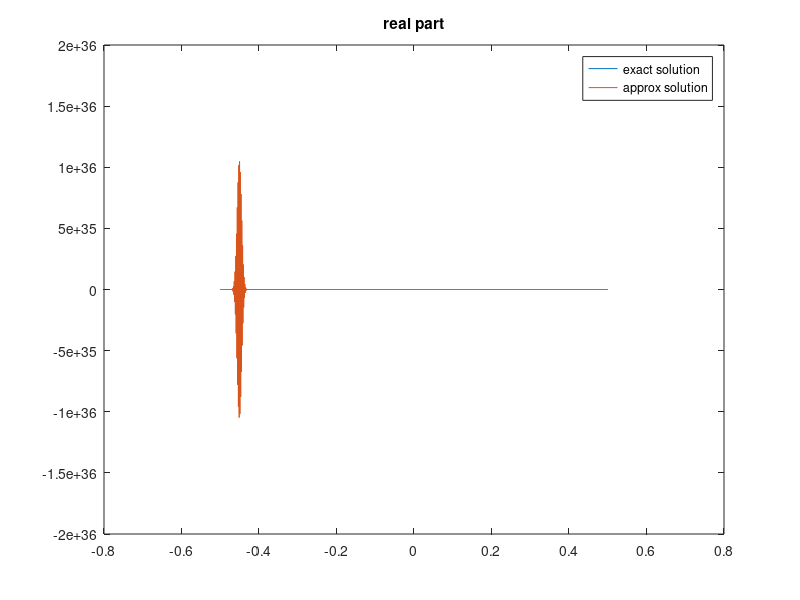
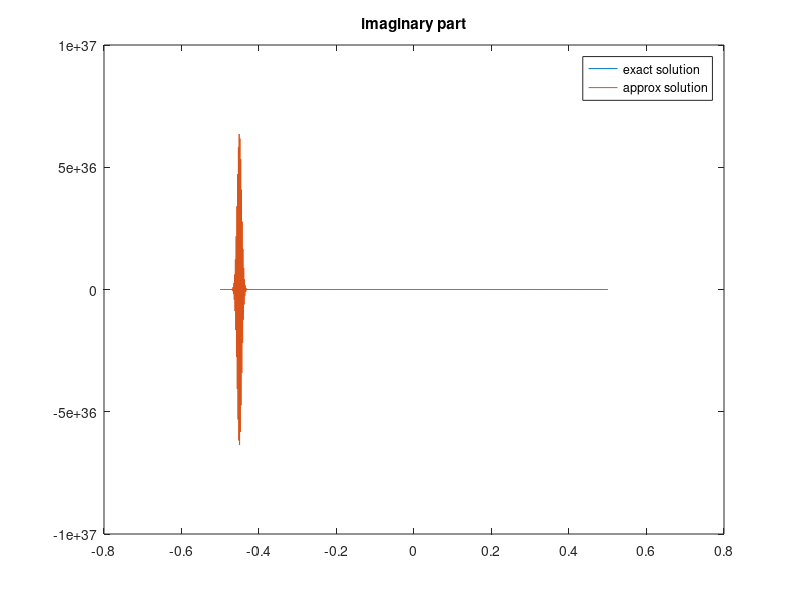

The MATLAB source for these figures, in order:
clear all
close all

format long
xi = -0.5;
xf = 0.5;
ti = 0;
tf = 0.4;
dt = 1/2^6;

h = 1/2^7;
epsilon = 0.02;

for z=1:4


    N = fix((xf-xi)/h)+1;
    T = fix((tf-ti)/dt);
    x = linspace(xi,xf,N);

    u0 = zeros(N,1);
    u = zeros(N,1);

    %initial condition
    for j=1:N
        u0(j) = exp(-10*(2*x(j)+cos(x(j)))^2)*exp(1i*sin(2*x(j)+cos(x(j)) )/epsilon);
    end



    for j=1:N
        a(j) = (2*x(j)+cos(x(j)))/(2-sin(x(j)));
    end

    A1 = zeros(N-2);
    A2 = zeros(N-2);
    
    
    for m=1:T

        for j=2:N-1
            b = (a(j-1)*x(j)-a(j)*x(j-1))/h;
            c = (a(j)-a(j-1))/h;
            y = ((b + c*x(j))*exp(-m*dt)-b)/c;
            k = cos(y)*exp(-c*m*dt)/epsilon;
            a1(j-1) = sin(k*(a(j)*dt-h)/2)/sin(k*(a(j)*dt+h)/2);
            a2(j-1) = 1;
            A1(j-1,j-1) = 1;
            A2(j-1,j-1) = -a1(j-1);
            if j>2
                A1(j-1,j-2) = -a1(j-1);
                A2(j-1,j-2) = a2(j-1);
            end        
        end
        u(1) = exp(-10*((2*x(1)+cos(x(1)))*exp(-m*dt))^2)*exp(1i*sin((2*x(1)+cos(x(1)))*exp(-m*dt))/epsilon);
        u(N) = exp(-10*((2*x(N)+cos(x(N)))*exp(-m*dt))^2)*exp(1i*sin((2*x(N)+cos(x(N)))*exp(-m*dt))/epsilon);
        R = A2*u0(2:N-1);
        R(1) = R(1) + a1(1)*u(1)+a2(1)*u0(1);
        u(2:N-1) = A1\R;
        u0 = u;

    end

    usol = zeros(N,1);
    %exact solution
    for j=1:N
        usol(j) = exp(-10*((2*x(j)+cos(x(j)))*exp(-tf))^2)*exp(1i*sin((2*x(j)+cos(x(j)))*exp(-tf))/epsilon);
    end

    err(z) = max(max(abs(u-usol)));
    h = h/2;
    dt = dt/2;
end

for j=1:z-1
    order(j) = log(err(j)/err(j+1))/log(2);
end


figure(1)
plot(x,real(usol))
hold on
plot(x,real(u))
title('real part')
legend('exact solution','approx solution')

figure(2)
plot(x,imag(usol))
hold on
plot(x,imag(u))
title('imaginary part')
legend('exact solution','approx solution')

err
order
